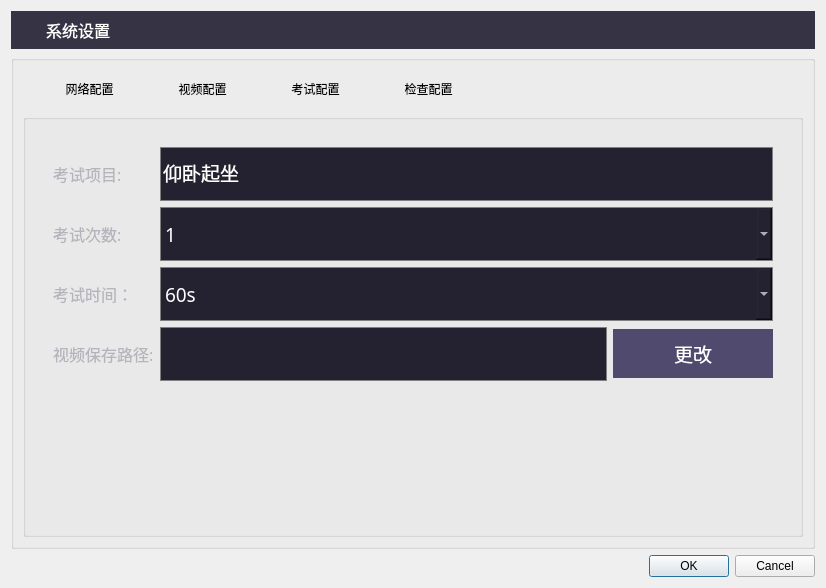
<?xml version="1.0" encoding="UTF-8"?>
<ui version="4.0">
 <class>SettingDialog</class>
 <widget class="QDialog" name="SettingDialog">
  <property name="geometry">
   <rect>
    <x>0</x>
    <y>0</y>
    <width>826</width>
    <height>588</height>
   </rect>
  </property>
  <property name="minimumSize">
   <size>
    <width>826</width>
    <height>588</height>
   </size>
  </property>
  <property name="windowTitle">
   <string>Dialog</string>
  </property>
  <property name="styleSheet">
   <string notr="true"/>
  </property>
  <layout class="QVBoxLayout" name="verticalLayout_11">
   <item>
    <widget class="QGroupBox" name="groupBox">
     <property name="styleSheet">
      <string notr="true">background-color: rgb(54, 51, 69);
border:0px;</string>
     </property>
     <property name="title">
      <string/>
     </property>
     <layout class="QHBoxLayout" name="horizontalLayout">
      <item>
       <widget class="QLabel" name="label">
        <property name="minimumSize">
         <size>
          <width>20</width>
          <height>20</height>
         </size>
        </property>
        <property name="maximumSize">
         <size>
          <width>20</width>
          <height>20</height>
         </size>
        </property>
        <property name="styleSheet">
         <string notr="true">border-image: url(:/resource/images/settings/settingIcon.png);</string>
        </property>
        <property name="text">
         <string/>
        </property>
       </widget>
      </item>
      <item>
       <widget class="QLabel" name="label_2">
        <property name="minimumSize">
         <size>
          <width>83</width>
          <height>20</height>
         </size>
        </property>
        <property name="font">
         <font>
          <family>Microsoft YaHei</family>
          <pointsize>12</pointsize>
         </font>
        </property>
        <property name="styleSheet">
         <string notr="true">color: rgb(255, 255, 255);</string>
        </property>
        <property name="text">
         <string>系统设置</string>
        </property>
       </widget>
      </item>
      <item>
       <spacer name="horizontalSpacer">
        <property name="orientation">
         <enum>Qt::Horizontal</enum>
        </property>
        <property name="sizeHint" stdset="0">
         <size>
          <width>635</width>
          <height>20</height>
         </size>
        </property>
       </spacer>
      </item>
      <item>
       <widget class="QPushButton" name="pbCloseSetting">
        <property name="minimumSize">
         <size>
          <width>18</width>
          <height>18</height>
         </size>
        </property>
        <property name="maximumSize">
         <size>
          <width>18</width>
          <height>18</height>
         </size>
        </property>
        <property name="styleSheet">
         <string notr="true">border-image: url(:/resource/images/settings/loginX.png);</string>
        </property>
        <property name="text">
         <string/>
        </property>
       </widget>
      </item>
     </layout>
    </widget>
   </item>
   <item>
    <widget class="QGroupBox" name="gbSettingContent_2">
     <property name="title">
      <string/>
     </property>
     <layout class="QVBoxLayout" name="verticalLayout_10">
      <item>
       <layout class="QHBoxLayout" name="horizontalLayout_7">
        <item>
         <spacer name="horizontalSpacer_3">
          <property name="orientation">
           <enum>Qt::Horizontal</enum>
          </property>
          <property name="sizeHint" stdset="0">
           <size>
            <width>40</width>
            <height>20</height>
           </size>
          </property>
         </spacer>
        </item>
        <item>
         <widget class="QPushButton" name="pbSetNetwork">
          <property name="minimumSize">
           <size>
            <width>107</width>
            <height>38</height>
           </size>
          </property>
          <property name="text">
           <string>网络配置</string>
          </property>
          <property name="flat">
           <bool>true</bool>
          </property>
         </widget>
        </item>
        <item>
         <widget class="QPushButton" name="pbSetVideo">
          <property name="minimumSize">
           <size>
            <width>107</width>
            <height>38</height>
           </size>
          </property>
          <property name="text">
           <string>视频配置</string>
          </property>
          <property name="flat">
           <bool>true</bool>
          </property>
         </widget>
        </item>
        <item>
         <widget class="QPushButton" name="pbSetExam">
          <property name="minimumSize">
           <size>
            <width>107</width>
            <height>38</height>
           </size>
          </property>
          <property name="text">
           <string>考试配置</string>
          </property>
          <property name="flat">
           <bool>true</bool>
          </property>
         </widget>
        </item>
        <item>
         <widget class="QPushButton" name="pbSetCheck">
          <property name="minimumSize">
           <size>
            <width>107</width>
            <height>38</height>
           </size>
          </property>
          <property name="text">
           <string>检查配置</string>
          </property>
          <property name="flat">
           <bool>true</bool>
          </property>
         </widget>
        </item>
        <item>
         <spacer name="horizontalSpacer_2">
          <property name="orientation">
           <enum>Qt::Horizontal</enum>
          </property>
          <property name="sizeHint" stdset="0">
           <size>
            <width>347</width>
            <height>20</height>
           </size>
          </property>
         </spacer>
        </item>
       </layout>
      </item>
      <item>
       <widget class="QGroupBox" name="gbSettingContent">
        <property name="styleSheet">
         <string notr="true"/>
        </property>
        <property name="title">
         <string/>
        </property>
        <layout class="QVBoxLayout" name="verticalLayout_9">
         <item>
          <widget class="QStackedWidget" name="stkWidgetSetting">
           <property name="font">
            <font>
             <family>Microsoft YaHei</family>
             <pointsize>12</pointsize>
            </font>
           </property>
           <property name="styleSheet">
            <string notr="true"/>
           </property>
           <property name="currentIndex">
            <number>1</number>
           </property>
           <widget class="QWidget" name="networkSettingPage">
            <layout class="QGridLayout" name="gridLayout_3">
             <item row="0" column="0">
              <widget class="QGroupBox" name="groupBox_3">
               <property name="styleSheet">
                <string notr="true">border:none;</string>
               </property>
               <property name="title">
                <string/>
               </property>
               <layout class="QGridLayout" name="gridLayout_4">
                <item row="0" column="0">
                 <layout class="QHBoxLayout" name="horizontalLayout_4">
                  <item>
                   <layout class="QVBoxLayout" name="verticalLayout_4">
                    <item>
                     <widget class="QLabel" name="label_6">
                      <property name="font">
                       <font>
                        <family>Microsoft YaHei</family>
                        <pointsize>12</pointsize>
                       </font>
                      </property>
                      <property name="styleSheet">
                       <string notr="true">color: rgb(181, 180, 188);</string>
                      </property>
                      <property name="text">
                       <string>IPC地址:</string>
                      </property>
                     </widget>
                    </item>
                    <item>
                     <widget class="QLabel" name="label_7">
                      <property name="font">
                       <font>
                        <family>Microsoft YaHei</family>
                        <pointsize>12</pointsize>
                       </font>
                      </property>
                      <property name="styleSheet">
                       <string notr="true">color: rgb(181, 180, 188);</string>
                      </property>
                      <property name="text">
                       <string>IPC用户名:</string>
                      </property>
                     </widget>
                    </item>
                    <item>
                     <widget class="QLabel" name="label_8">
                      <property name="font">
                       <font>
                        <family>Microsoft YaHei</family>
                        <pointsize>12</pointsize>
                       </font>
                      </property>
                      <property name="styleSheet">
                       <string notr="true">color: rgb(181, 180, 188);</string>
                      </property>
                      <property name="text">
                       <string>IPC密码:</string>
                      </property>
                     </widget>
                    </item>
                   </layout>
                  </item>
                  <item>
                   <layout class="QVBoxLayout" name="verticalLayout_3">
                    <property name="spacing">
                     <number>20</number>
                    </property>
                    <item>
                     <widget class="QLineEdit" name="leIPCAddress">
                      <property name="minimumSize">
                       <size>
                        <width>546</width>
                        <height>54</height>
                       </size>
                      </property>
                      <property name="font">
                       <font>
                        <family>Microsoft YaHei</family>
                        <pointsize>14</pointsize>
                       </font>
                      </property>
                      <property name="styleSheet">
                       <string notr="true">background-color: rgb(36, 34, 49);
color: rgb(255, 255, 255);
border: 1px solid gray;</string>
                      </property>
                     </widget>
                    </item>
                    <item>
                     <widget class="QLineEdit" name="leIPCUserName">
                      <property name="minimumSize">
                       <size>
                        <width>546</width>
                        <height>54</height>
                       </size>
                      </property>
                      <property name="font">
                       <font>
                        <family>Microsoft YaHei</family>
                        <pointsize>14</pointsize>
                       </font>
                      </property>
                      <property name="styleSheet">
                       <string notr="true">background-color: rgb(36, 34, 49);
color: rgb(255, 255, 255);
border: 1px solid gray;</string>
                      </property>
                     </widget>
                    </item>
                    <item>
                     <widget class="QLineEdit" name="leIPCCode">
                      <property name="minimumSize">
                       <size>
                        <width>546</width>
                        <height>54</height>
                       </size>
                      </property>
                      <property name="font">
                       <font>
                        <family>Microsoft YaHei</family>
                        <pointsize>14</pointsize>
                       </font>
                      </property>
                      <property name="styleSheet">
                       <string notr="true">background-color: rgb(36, 34, 49);
color: rgb(255, 255, 255);
border: 1px solid gray;</string>
                      </property>
                     </widget>
                    </item>
                   </layout>
                  </item>
                 </layout>
                </item>
               </layout>
              </widget>
             </item>
             <item row="1" column="0">
              <spacer name="verticalSpacer_4">
               <property name="orientation">
                <enum>Qt::Vertical</enum>
               </property>
               <property name="sizeHint" stdset="0">
                <size>
                 <width>20</width>
                 <height>40</height>
                </size>
               </property>
              </spacer>
             </item>
            </layout>
           </widget>
           <widget class="QWidget" name="videoSettingPage">
            <layout class="QVBoxLayout" name="verticalLayout_13">
             <item>
              <widget class="QGroupBox" name="groupBox_4">
               <property name="styleSheet">
                <string notr="true">border:none;</string>
               </property>
               <property name="title">
                <string/>
               </property>
               <layout class="QVBoxLayout" name="verticalLayout_12">
                <item>
                 <layout class="QHBoxLayout" name="horizontalLayout_8">
                  <item>
                   <layout class="QVBoxLayout" name="verticalLayout_6">
                    <item>
                     <widget class="QLabel" name="label_9">
                      <property name="font">
                       <font>
                        <family>Microsoft YaHei</family>
                        <pointsize>12</pointsize>
                       </font>
                      </property>
                      <property name="styleSheet">
                       <string notr="true">color: rgb(181, 180, 188);</string>
                      </property>
                      <property name="text">
                       <string>考试项目:</string>
                      </property>
                     </widget>
                    </item>
                    <item>
                     <widget class="QLabel" name="label_10">
                      <property name="font">
                       <font>
                        <family>Microsoft YaHei</family>
                        <pointsize>12</pointsize>
                       </font>
                      </property>
                      <property name="styleSheet">
                       <string notr="true">color: rgb(181, 180, 188);</string>
                      </property>
                      <property name="text">
                       <string>考试次数:</string>
                      </property>
                     </widget>
                    </item>
                    <item>
                     <widget class="QLabel" name="label_18">
                      <property name="font">
                       <font>
                        <family>Microsoft YaHei</family>
                        <pointsize>12</pointsize>
                       </font>
                      </property>
                      <property name="styleSheet">
                       <string notr="true">color: rgb(181, 180, 188);</string>
                      </property>
                      <property name="text">
                       <string>考试时间：</string>
                      </property>
                     </widget>
                    </item>
                    <item>
                     <widget class="QLabel" name="label_11">
                      <property name="font">
                       <font>
                        <family>Microsoft YaHei</family>
                        <pointsize>12</pointsize>
                       </font>
                      </property>
                      <property name="styleSheet">
                       <string notr="true">color: rgb(181, 180, 188);</string>
                      </property>
                      <property name="text">
                       <string>视频保存路径:</string>
                      </property>
                     </widget>
                    </item>
                   </layout>
                  </item>
                  <item>
                   <layout class="QVBoxLayout" name="verticalLayout_5">
                    <item>
                     <widget class="QLineEdit" name="leExamProject">
                      <property name="minimumSize">
                       <size>
                        <width>546</width>
                        <height>54</height>
                       </size>
                      </property>
                      <property name="font">
                       <font>
                        <family>Microsoft YaHei</family>
                        <pointsize>14</pointsize>
                       </font>
                      </property>
                      <property name="styleSheet">
                       <string notr="true">background-color: rgb(36, 34, 49);
color: rgb(255, 255, 255);
border: 1px solid gray;</string>
                      </property>
                      <property name="text">
                       <string>仰卧起坐</string>
                      </property>
                     </widget>
                    </item>
                    <item>
                     <widget class="QComboBox" name="cmbExamTestTimes">
                      <property name="minimumSize">
                       <size>
                        <width>0</width>
                        <height>54</height>
                       </size>
                      </property>
                      <property name="font">
                       <font>
                        <family>Microsoft YaHei</family>
                        <pointsize>14</pointsize>
                       </font>
                      </property>
                      <property name="styleSheet">
                       <string notr="true">background-color: rgb(36, 34, 49);
color: rgb(255, 255, 255);
border: 1px solid gray;</string>
                      </property>
                      <item>
                       <property name="text">
                        <string>1</string>
                       </property>
                      </item>
                      <item>
                       <property name="text">
                        <string>2</string>
                       </property>
                      </item>
                      <item>
                       <property name="text">
                        <string>3</string>
                       </property>
                      </item>
                     </widget>
                    </item>
                    <item>
                     <widget class="QComboBox" name="cmbExamTimeVersion">
                      <property name="minimumSize">
                       <size>
                        <width>0</width>
                        <height>54</height>
                       </size>
                      </property>
                      <property name="font">
                       <font>
                        <family>Microsoft YaHei</family>
                        <pointsize>14</pointsize>
                       </font>
                      </property>
                      <property name="styleSheet">
                       <string notr="true">background-color: rgb(36, 34, 49);
color: rgb(255, 255, 255);
border: 1px solid gray;</string>
                      </property>
                      <item>
                       <property name="text">
                        <string>60s</string>
                       </property>
                      </item>
                      <item>
                       <property name="text">
                        <string>30s</string>
                       </property>
                      </item>
                     </widget>
                    </item>
                    <item>
                     <layout class="QHBoxLayout" name="horizontalLayout_5">
                      <item>
                       <widget class="QLineEdit" name="leVideoSavePath">
                        <property name="minimumSize">
                         <size>
                          <width>400</width>
                          <height>54</height>
                         </size>
                        </property>
                        <property name="font">
                         <font>
                          <family>Microsoft YaHei</family>
                          <pointsize>14</pointsize>
                         </font>
                        </property>
                        <property name="styleSheet">
                         <string notr="true">background-color: rgb(36, 34, 49);
color: rgb(255, 255, 255);
border: 1px solid gray;</string>
                        </property>
                       </widget>
                      </item>
                      <item>
                       <widget class="QPushButton" name="pbChangeVideoPath">
                        <property name="minimumSize">
                         <size>
                          <width>160</width>
                          <height>49</height>
                         </size>
                        </property>
                        <property name="font">
                         <font>
                          <family>Microsoft YaHei</family>
                          <pointsize>14</pointsize>
                         </font>
                        </property>
                        <property name="styleSheet">
                         <string notr="true">background-color: rgb(80, 74, 111);
color: rgb(255, 255, 255);</string>
                        </property>
                        <property name="text">
                         <string>更改</string>
                        </property>
                       </widget>
                      </item>
                     </layout>
                    </item>
                   </layout>
                  </item>
                 </layout>
                </item>
                <item>
                 <spacer name="verticalSpacer_3">
                  <property name="orientation">
                   <enum>Qt::Vertical</enum>
                  </property>
                  <property name="sizeHint" stdset="0">
                   <size>
                    <width>20</width>
                    <height>151</height>
                   </size>
                  </property>
                 </spacer>
                </item>
               </layout>
              </widget>
             </item>
            </layout>
           </widget>
           <widget class="QWidget" name="examSettingPage">
            <layout class="QGridLayout" name="gridLayout_6">
             <item row="0" column="0">
              <widget class="QGroupBox" name="groupBox_5">
               <property name="styleSheet">
                <string notr="true">border:none;</string>
               </property>
               <property name="title">
                <string/>
               </property>
               <layout class="QHBoxLayout" name="horizontalLayout_6">
                <item>
                 <layout class="QVBoxLayout" name="verticalLayout_8">
                  <item>
                   <widget class="QLabel" name="label_12">
                    <property name="font">
                     <font>
                      <family>Microsoft YaHei</family>
                      <pointsize>12</pointsize>
                     </font>
                    </property>
                    <property name="styleSheet">
                     <string notr="true">color: rgb(181, 180, 188);</string>
                    </property>
                    <property name="text">
                     <string>角度检测:</string>
                    </property>
                   </widget>
                  </item>
                  <item>
                   <widget class="QLabel" name="label_13">
                    <property name="font">
                     <font>
                      <family>Microsoft YaHei</family>
                      <pointsize>12</pointsize>
                     </font>
                    </property>
                    <property name="styleSheet">
                     <string notr="true">color: rgb(181, 180, 188);</string>
                    </property>
                    <property name="text">
                     <string>检测大小:</string>
                    </property>
                   </widget>
                  </item>
                  <item>
                   <widget class="QLabel" name="label_14">
                    <property name="font">
                     <font>
                      <family>Microsoft YaHei</family>
                      <pointsize>12</pointsize>
                     </font>
                    </property>
                    <property name="styleSheet">
                     <string notr="true">color: rgb(181, 180, 188);</string>
                    </property>
                    <property name="text">
                     <string>检测灵敏度:</string>
                    </property>
                   </widget>
                  </item>
                  <item>
                   <widget class="QLabel" name="label_15">
                    <property name="font">
                     <font>
                      <family>Microsoft YaHei</family>
                      <pointsize>12</pointsize>
                     </font>
                    </property>
                    <property name="styleSheet">
                     <string notr="true">color: rgb(181, 180, 188);</string>
                    </property>
                    <property name="text">
                     <string>基础帧更新灵敏度:</string>
                    </property>
                   </widget>
                  </item>
                 </layout>
                </item>
                <item>
                 <layout class="QVBoxLayout" name="verticalLayout_7">
                  <property name="spacing">
                   <number>20</number>
                  </property>
                  <item>
                   <widget class="QLineEdit" name="leAngleProbe">
                    <property name="minimumSize">
                     <size>
                      <width>546</width>
                      <height>54</height>
                     </size>
                    </property>
                    <property name="font">
                     <font>
                      <family>Microsoft YaHei</family>
                      <pointsize>14</pointsize>
                     </font>
                    </property>
                    <property name="styleSheet">
                     <string notr="true">background-color: rgb(36, 34, 49);
color: rgb(255, 255, 255);
border: 1px solid gray;</string>
                    </property>
                   </widget>
                  </item>
                  <item>
                   <widget class="QLineEdit" name="leProbeSize">
                    <property name="minimumSize">
                     <size>
                      <width>546</width>
                      <height>54</height>
                     </size>
                    </property>
                    <property name="font">
                     <font>
                      <family>Microsoft YaHei</family>
                      <pointsize>14</pointsize>
                     </font>
                    </property>
                    <property name="styleSheet">
                     <string notr="true">background-color: rgb(36, 34, 49);
color: rgb(255, 255, 255);
border: 1px solid gray;</string>
                    </property>
                   </widget>
                  </item>
                  <item>
                   <widget class="QLineEdit" name="leProbeSensitive">
                    <property name="minimumSize">
                     <size>
                      <width>546</width>
                      <height>54</height>
                     </size>
                    </property>
                    <property name="font">
                     <font>
                      <family>Microsoft YaHei</family>
                      <pointsize>14</pointsize>
                     </font>
                    </property>
                    <property name="styleSheet">
                     <string notr="true">background-color: rgb(36, 34, 49);
color: rgb(255, 255, 255);
border: 1px solid gray;</string>
                    </property>
                   </widget>
                  </item>
                  <item>
                   <widget class="QLineEdit" name="leBaseUpdateSensitive">
                    <property name="minimumSize">
                     <size>
                      <width>546</width>
                      <height>54</height>
                     </size>
                    </property>
                    <property name="font">
                     <font>
                      <family>Microsoft YaHei</family>
                      <pointsize>14</pointsize>
                     </font>
                    </property>
                    <property name="styleSheet">
                     <string notr="true">background-color: rgb(36, 34, 49);
color: rgb(255, 255, 255);
border: 1px solid gray;</string>
                    </property>
                   </widget>
                  </item>
                 </layout>
                </item>
               </layout>
              </widget>
             </item>
             <item row="1" column="0">
              <spacer name="verticalSpacer_2">
               <property name="orientation">
                <enum>Qt::Vertical</enum>
               </property>
               <property name="sizeHint" stdset="0">
                <size>
                 <width>20</width>
                 <height>40</height>
                </size>
               </property>
              </spacer>
             </item>
            </layout>
           </widget>
           <widget class="QWidget" name="checkSettingPage">
            <layout class="QVBoxLayout" name="verticalLayout_14">
             <item>
              <widget class="QGroupBox" name="gbExamSetupBox">
               <property name="styleSheet">
                <string notr="true"/>
               </property>
               <property name="title">
                <string/>
               </property>
               <widget class="QWidget" name="layoutWidget">
                <property name="geometry">
                 <rect>
                  <x>0</x>
                  <y>0</y>
                  <width>724</width>
                  <height>280</height>
                 </rect>
                </property>
                <layout class="QHBoxLayout" name="horizontalLayout_2">
                 <item>
                  <layout class="QVBoxLayout" name="verticalLayout_2">
                   <item>
                    <widget class="QLabel" name="label_17">
                     <property name="minimumSize">
                      <size>
                       <width>165</width>
                       <height>0</height>
                      </size>
                     </property>
                     <property name="font">
                      <font>
                       <family>Microsoft YaHei</family>
                       <pointsize>12</pointsize>
                      </font>
                     </property>
                     <property name="styleSheet">
                      <string notr="true">color: rgb(181, 180, 188);</string>
                     </property>
                     <property name="text">
                      <string>工作模式:</string>
                     </property>
                    </widget>
                   </item>
                   <item>
                    <widget class="QLabel" name="label_3">
                     <property name="minimumSize">
                      <size>
                       <width>165</width>
                       <height>0</height>
                      </size>
                     </property>
                     <property name="font">
                      <font>
                       <family>Microsoft YaHei</family>
                       <pointsize>12</pointsize>
                      </font>
                     </property>
                     <property name="styleSheet">
                      <string notr="true">color: rgb(181, 180, 188);</string>
                     </property>
                     <property name="text">
                      <string>平台地址:</string>
                     </property>
                    </widget>
                   </item>
                   <item>
                    <widget class="QLabel" name="label_4">
                     <property name="font">
                      <font>
                       <family>Microsoft YaHei</family>
                       <pointsize>12</pointsize>
                      </font>
                     </property>
                     <property name="styleSheet">
                      <string notr="true">color: rgb(181, 180, 188);</string>
                     </property>
                     <property name="text">
                      <string>设备编号:</string>
                     </property>
                    </widget>
                   </item>
                   <item>
                    <widget class="QLabel" name="label_16">
                     <property name="minimumSize">
                      <size>
                       <width>165</width>
                       <height>0</height>
                      </size>
                     </property>
                     <property name="font">
                      <font>
                       <family>Microsoft YaHei</family>
                       <pointsize>12</pointsize>
                      </font>
                     </property>
                     <property name="styleSheet">
                      <string notr="true">color: rgb(181, 180, 188);</string>
                     </property>
                     <property name="text">
                      <string>发令设备地址：</string>
                     </property>
                    </widget>
                   </item>
                  </layout>
                 </item>
                 <item>
                  <layout class="QVBoxLayout" name="verticalLayout">
                   <property name="spacing">
                    <number>20</number>
                   </property>
                   <item>
                    <widget class="QGroupBox" name="gbClientModeBox">
                     <property name="minimumSize">
                      <size>
                       <width>0</width>
                       <height>54</height>
                      </size>
                     </property>
                     <property name="styleSheet">
                      <string notr="true"/>
                     </property>
                     <property name="title">
                      <string/>
                     </property>
                     <layout class="QHBoxLayout" name="horizontalLayout_9">
                      <item>
                       <widget class="QRadioButton" name="rbOnlineMode">
                        <property name="font">
                         <font>
                          <family>Microsoft YaHei</family>
                          <pointsize>14</pointsize>
                         </font>
                        </property>
                        <property name="styleSheet">
                         <string notr="true">border:none;
color: rgb(255, 255, 255);</string>
                        </property>
                        <property name="text">
                         <string>统一发令</string>
                        </property>
                       </widget>
                      </item>
                      <item>
                       <widget class="QRadioButton" name="rbOfflineMode">
                        <property name="font">
                         <font>
                          <family>Microsoft YaHei</family>
                          <pointsize>14</pointsize>
                         </font>
                        </property>
                        <property name="styleSheet">
                         <string notr="true">border:none;
color: rgb(255, 255, 255);</string>
                        </property>
                        <property name="text">
                         <string>单机发令</string>
                        </property>
                        <property name="checked">
                         <bool>true</bool>
                        </property>
                       </widget>
                      </item>
                     </layout>
                    </widget>
                   </item>
                   <item>
                    <widget class="QLineEdit" name="lePlatAddress">
                     <property name="minimumSize">
                      <size>
                       <width>546</width>
                       <height>54</height>
                      </size>
                     </property>
                     <property name="font">
                      <font>
                       <family>Microsoft YaHei</family>
                       <pointsize>14</pointsize>
                      </font>
                     </property>
                     <property name="styleSheet">
                      <string notr="true">background-color: rgb(36, 34, 49);
color: rgb(255, 255, 255);
border: 1px solid #89879a;</string>
                     </property>
                     <property name="text">
                      <string>http://121.227.30.61:8787/</string>
                     </property>
                    </widget>
                   </item>
                   <item>
                    <widget class="QLineEdit" name="leDeviceId">
                     <property name="minimumSize">
                      <size>
                       <width>546</width>
                       <height>54</height>
                      </size>
                     </property>
                     <property name="font">
                      <font>
                       <family>Microsoft YaHei</family>
                       <pointsize>14</pointsize>
                      </font>
                     </property>
                     <property name="styleSheet">
                      <string notr="true">background-color: rgb(36, 34, 49);
color: rgb(255, 255, 255);
border: 1px solid gray;</string>
                     </property>
                     <property name="text">
                      <string>1</string>
                     </property>
                    </widget>
                   </item>
                   <item>
                    <widget class="QLineEdit" name="leSendCmdServerIp">
                     <property name="minimumSize">
                      <size>
                       <width>546</width>
                       <height>54</height>
                      </size>
                     </property>
                     <property name="font">
                      <font>
                       <family>Microsoft YaHei</family>
                       <pointsize>14</pointsize>
                      </font>
                     </property>
                     <property name="styleSheet">
                      <string notr="true">background-color: rgb(36, 34, 49);
color: rgb(255, 255, 255);
border: 1px solid gray;</string>
                     </property>
                     <property name="text">
                      <string>192.168.0.254</string>
                     </property>
                    </widget>
                   </item>
                  </layout>
                 </item>
                </layout>
               </widget>
               <widget class="QWidget" name="layoutWidget">
                <property name="geometry">
                 <rect>
                  <x>10</x>
                  <y>300</y>
                  <width>652</width>
                  <height>56</height>
                 </rect>
                </property>
                <layout class="QHBoxLayout" name="horizontalLayout_3">
                 <item>
                  <widget class="QLabel" name="label_5">
                   <property name="font">
                    <font>
                     <family>Microsoft YaHei</family>
                     <pointsize>12</pointsize>
                    </font>
                   </property>
                   <property name="styleSheet">
                    <string notr="true">color: rgb(181, 180, 188);</string>
                   </property>
                   <property name="text">
                    <string>人脸识别终端编号(后6位): </string>
                   </property>
                  </widget>
                 </item>
                 <item>
                  <widget class="QLineEdit" name="leFaceId6Last">
                   <property name="minimumSize">
                    <size>
                     <width>406</width>
                     <height>54</height>
                    </size>
                   </property>
                   <property name="font">
                    <font>
                     <family>Microsoft YaHei</family>
                     <pointsize>14</pointsize>
                    </font>
                   </property>
                   <property name="styleSheet">
                    <string notr="true">background-color: rgb(36, 34, 49);
color: rgb(255, 255, 255);
border: 1px solid gray;</string>
                   </property>
                  </widget>
                 </item>
                </layout>
               </widget>
              </widget>
             </item>
            </layout>
           </widget>
          </widget>
         </item>
        </layout>
       </widget>
      </item>
     </layout>
    </widget>
   </item>
   <item>
    <widget class="QDialogButtonBox" name="buttonBox">
     <property name="orientation">
      <enum>Qt::Horizontal</enum>
     </property>
     <property name="standardButtons">
      <set>QDialogButtonBox::Cancel|QDialogButtonBox::Ok</set>
     </property>
    </widget>
   </item>
  </layout>
 </widget>
 <resources/>
 <connections>
  <connection>
   <sender>buttonBox</sender>
   <signal>rejected()</signal>
   <receiver>SettingDialog</receiver>
   <slot>reject()</slot>
   <hints>
    <hint type="sourcelabel">
     <x>316</x>
     <y>260</y>
    </hint>
    <hint type="destinationlabel">
     <x>286</x>
     <y>274</y>
    </hint>
   </hints>
  </connection>
  <connection>
   <sender>buttonBox</sender>
   <signal>accepted()</signal>
   <receiver>SettingDialog</receiver>
   <slot>accept()</slot>
   <hints>
    <hint type="sourcelabel">
     <x>248</x>
     <y>254</y>
    </hint>
    <hint type="destinationlabel">
     <x>157</x>
     <y>274</y>
    </hint>
   </hints>
  </connection>
 </connections>
</ui>
